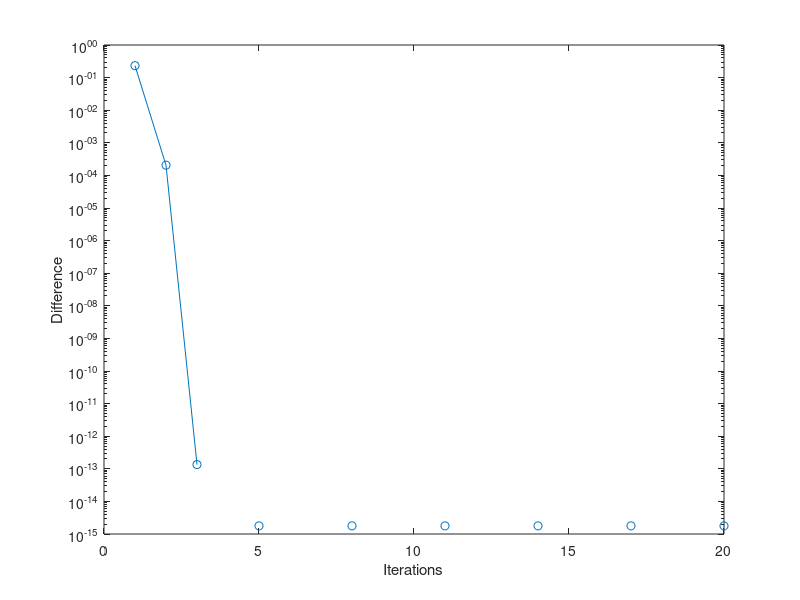

This figure's MATLAB source: (Note: this script raises an error after producing the figure.)
A = rand(10); 


e = abs(eig(A) )
lamda = max(e)
maxit = 1000; 
[L, U, P] = lu(A); 
x= rand(10,1); 
diff = zeros(maxit,1); 
iter = zeros(maxit,1); 
for i = 1: maxit 
    x = U\(L\(P*x)); 
    x = x/norm(x); 
    lam = x'*A*x ; 
    diff(i) = abs(lam -lamda); 
    iter(i) = i; 
end


plot(iter, diff, 'o-') ; 
xlabel('Iterations'); 
ylabel('Difference'); 


%% 
dim = 4; 
A = rand(dim); 

e = abs(eig(A))
[V, D]  = eig(A)
lamda = max(e)
maxit = 40; 
true_X = V(:,1) 
x= rand(dim,1); 
diff = zeros(maxit,1); 
iter = zeros(maxit,1); 
eps = zeros(maxit,1); 
for i = 1: maxit 
    x = A*x; 
    x = x/norm(x); 
    lam = x'*A*x ; 
    diff(i) = abs(lam -lamda); 
    iter(i) = i; 
    
end


plot(iter, diff, 'o-') ; 
xlabel('Iterations'); 
ylabel('Difference'); 



%%  Problem 2.4
clear; 
clc; 
maxit = 20; 
dim = 6; 
A = rand(dim); 
A = A'*A; 
e = abs(eig(A)); 
lamda = max(e); 
[V, D]  = eig(A); 
true_X = V(:,1) ; 
true_X = true_X/norm(true_X); 

x= rand(dim,1);
x= x/norm(x); 
lam = x'*A*x; 
diff = zeros(maxit,1); 
iter = zeros(maxit,1); 
eps = zeros(maxit,1); 


for i=1:maxit
    x=(A-lam*eye(size(A,1)))\x; 
    x = x/norm(x,2); 
    lam = x'*A*x; 
    diff(i) = norm(lam - lamda);  
    iter(i) = i; 
end

semilogy(iter, diff, 'o-') ; 
xlabel('Iterations'); 
ylabel('Difference'); 



%% problem3_5 
load('purdue_web.mat'); 
n= size(P, 1); 
v = ones(n,1)./n; 
e = ones(n,1); 
alpha = 0.85; 
x = v; 
lam = zeros(n,1); 
iter = zeros(n,1); 
maxit = 10000; 
for i = 1:maxit
    x = (alpha*P + (1-alpha)*v*e')*x;  
    lam(i) = x; 
    iter(i) = i; 
end
plot(iter, lam, '-o') 
